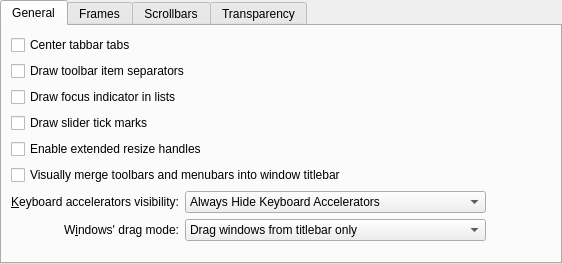
<?xml version="1.0" encoding="UTF-8"?>
<ui version="4.0">
 <class>BreezeStyleConfig</class>
 <widget class="QWidget" name="BreezeStyleConfig">
  <property name="geometry">
   <rect>
    <x>0</x>
    <y>0</y>
    <width>562</width>
    <height>264</height>
   </rect>
  </property>
  <property name="sizePolicy">
   <sizepolicy hsizetype="Preferred" vsizetype="Preferred">
    <horstretch>0</horstretch>
    <verstretch>0</verstretch>
   </sizepolicy>
  </property>
  <layout class="QVBoxLayout" name="verticalLayout_2">
   <property name="leftMargin">
    <number>0</number>
   </property>
   <property name="topMargin">
    <number>0</number>
   </property>
   <property name="rightMargin">
    <number>0</number>
   </property>
   <property name="bottomMargin">
    <number>0</number>
   </property>
   <item>
    <widget class="QTabWidget" name="tabWidget">
     <property name="currentIndex">
      <number>0</number>
     </property>
     <widget class="QWidget" name="tab">
      <attribute name="title">
       <string>General</string>
      </attribute>
      <layout class="QGridLayout" name="gridLayout">
       <item row="7" column="1">
        <widget class="QLabel" name="_windowDragLabel">
         <property name="sizePolicy">
          <sizepolicy hsizetype="Preferred" vsizetype="Preferred">
           <horstretch>0</horstretch>
           <verstretch>0</verstretch>
          </sizepolicy>
         </property>
         <property name="text">
          <string>W&amp;indows' drag mode:</string>
         </property>
         <property name="alignment">
          <set>Qt::AlignRight|Qt::AlignTrailing|Qt::AlignVCenter</set>
         </property>
         <property name="buddy">
          <cstring>_windowDragMode</cstring>
         </property>
        </widget>
       </item>
       <item row="2" column="1" colspan="4">
        <widget class="QCheckBox" name="_viewDrawFocusIndicator">
         <property name="text">
          <string>Draw focus indicator in lists</string>
         </property>
        </widget>
       </item>
       <item row="6" column="1">
        <widget class="QLabel" name="_mnemonicsLabel">
         <property name="text">
          <string>&amp;Keyboard accelerators visibility:</string>
         </property>
         <property name="alignment">
          <set>Qt::AlignRight|Qt::AlignTrailing|Qt::AlignVCenter</set>
         </property>
         <property name="buddy">
          <cstring>_mnemonicsMode</cstring>
         </property>
        </widget>
       </item>
       <item row="6" column="2" colspan="2">
        <widget class="QComboBox" name="_mnemonicsMode">
         <item>
          <property name="text">
           <string>Always Hide Keyboard Accelerators</string>
          </property>
         </item>
         <item>
          <property name="text">
           <string>Show Keyboard Accelerators When Needed</string>
          </property>
         </item>
         <item>
          <property name="text">
           <string>Always Show Keyboard Accelerators</string>
          </property>
         </item>
        </widget>
       </item>
       <item row="6" column="4">
        <spacer name="horizontalSpacer_3">
         <property name="orientation">
          <enum>Qt::Horizontal</enum>
         </property>
         <property name="sizeHint" stdset="0">
          <size>
           <width>65</width>
           <height>20</height>
          </size>
         </property>
        </spacer>
       </item>
       <item row="7" column="2" colspan="2">
        <widget class="QComboBox" name="_windowDragMode">
         <item>
          <property name="text">
           <string>Drag windows from titlebar only</string>
          </property>
         </item>
         <item>
          <property name="text">
           <string>Drag windows from titlebar, menubar and toolbars</string>
          </property>
         </item>
         <item>
          <property name="text">
           <string>Drag windows from all empty areas</string>
          </property>
         </item>
        </widget>
       </item>
       <item row="8" column="1" colspan="3">
        <spacer name="verticalSpacer">
         <property name="orientation">
          <enum>Qt::Vertical</enum>
         </property>
         <property name="sizeHint" stdset="0">
          <size>
           <width>20</width>
           <height>49</height>
          </size>
         </property>
        </spacer>
       </item>
       <item row="0" column="1" colspan="4">
        <widget class="QCheckBox" name="_tabBarDrawCenteredTabs">
         <property name="text">
          <string>Center tabbar tabs</string>
         </property>
        </widget>
       </item>
       <item row="1" column="1" colspan="4">
        <widget class="QCheckBox" name="_toolBarDrawItemSeparator">
         <property name="text">
          <string>Draw toolbar item separators</string>
         </property>
        </widget>
       </item>
       <item row="3" column="1" colspan="4">
        <widget class="QCheckBox" name="_sliderDrawTickMarks">
         <property name="text">
          <string>Draw slider tick marks</string>
         </property>
        </widget>
       </item>
       <item row="4" column="1" colspan="4">
        <widget class="QCheckBox" name="_splitterProxyEnabled">
         <property name="text">
          <string>Enable extended resize handles</string>
         </property>
        </widget>
       </item>
       <item row="5" column="1" colspan="4">
        <widget class="QCheckBox" name="_toolsAreaEnabled">
         <property name="text">
          <string>Visually merge toolbars and menubars into window titlebar</string>
         </property>
        </widget>
       </item>
      </layout>
     </widget>
     <widget class="QWidget" name="tab_3">
      <attribute name="title">
       <string>Frames</string>
      </attribute>
      <layout class="QVBoxLayout" name="verticalLayout_3">
       <item>
        <widget class="QCheckBox" name="_dockWidgetDrawFrame">
         <property name="text">
          <string>Draw frame around dockable panels</string>
         </property>
        </widget>
       </item>
       <item>
        <widget class="QCheckBox" name="_titleWidgetDrawFrame">
         <property name="text">
          <string>Draw frame around page titles</string>
         </property>
        </widget>
       </item>
       <item>
        <widget class="QCheckBox" name="_sidePanelDrawFrame">
         <property name="text">
          <string>Draw frame around side panels</string>
         </property>
        </widget>
       </item>
       <item>
        <widget class="QCheckBox" name="_menuItemDrawThinFocus">
         <property name="text">
          <string>Draw a thin line to indicate focus in menus and menubars</string>
         </property>
        </widget>
       </item>
       <item>
        <spacer name="verticalSpacer_3">
         <property name="orientation">
          <enum>Qt::Vertical</enum>
         </property>
         <property name="sizeHint" stdset="0">
          <size>
           <width>20</width>
           <height>117</height>
          </size>
         </property>
        </spacer>
       </item>
      </layout>
     </widget>
     <widget class="QWidget" name="tab_4">
      <attribute name="title">
       <string>Scrollbars</string>
      </attribute>
      <layout class="QGridLayout" name="gridLayout_6">
       <item row="1" column="2">
        <spacer name="horizontalSpacer_2">
         <property name="orientation">
          <enum>Qt::Horizontal</enum>
         </property>
         <property name="sizeHint" stdset="0">
          <size>
           <width>40</width>
           <height>20</height>
          </size>
         </property>
        </spacer>
       </item>
       <item row="1" column="0">
        <widget class="QLabel" name="_scrollBarAddLineLabel">
         <property name="text">
          <string>Bottom arrow button t&amp;ype:</string>
         </property>
         <property name="alignment">
          <set>Qt::AlignRight|Qt::AlignTrailing|Qt::AlignVCenter</set>
         </property>
         <property name="buddy">
          <cstring>_scrollBarAddLineButtons</cstring>
         </property>
        </widget>
       </item>
       <item row="0" column="0">
        <widget class="QLabel" name="_scrollBarSubLineLabel">
         <property name="text">
          <string>&amp;Top arrow button type:</string>
         </property>
         <property name="alignment">
          <set>Qt::AlignRight|Qt::AlignTrailing|Qt::AlignVCenter</set>
         </property>
         <property name="buddy">
          <cstring>_scrollBarSubLineButtons</cstring>
         </property>
        </widget>
       </item>
       <item row="0" column="1">
        <widget class="QComboBox" name="_scrollBarSubLineButtons">
         <item>
          <property name="text">
           <string>No Buttons</string>
          </property>
         </item>
         <item>
          <property name="text">
           <string>One Button</string>
          </property>
         </item>
         <item>
          <property name="text">
           <string>Two Buttons</string>
          </property>
         </item>
        </widget>
       </item>
       <item row="1" column="1">
        <widget class="QComboBox" name="_scrollBarAddLineButtons">
         <item>
          <property name="text">
           <string>No Buttons</string>
          </property>
         </item>
         <item>
          <property name="text">
           <string>One Button</string>
          </property>
         </item>
         <item>
          <property name="text">
           <string>Two Buttons</string>
          </property>
         </item>
        </widget>
       </item>
       <item row="2" column="0" colspan="3">
        <spacer name="verticalSpacer_4">
         <property name="orientation">
          <enum>Qt::Vertical</enum>
         </property>
         <property name="sizeHint" stdset="0">
          <size>
           <width>20</width>
           <height>40</height>
          </size>
         </property>
        </spacer>
       </item>
      </layout>
     </widget>
     <widget class="QWidget" name="tab_5">
      <attribute name="title">
       <string>Transparency</string>
      </attribute>
      <layout class="QGridLayout" name="gridLayout_2">
       <item row="10" column="1">
        <spacer name="verticalSpacer_5">
         <property name="orientation">
          <enum>Qt::Vertical</enum>
         </property>
         <property name="sizeHint" stdset="0">
          <size>
           <width>20</width>
           <height>40</height>
          </size>
         </property>
        </spacer>
       </item>
       <item row="1" column="1">
        <layout class="QHBoxLayout" name="horizontalLayout_2">
         <item>
          <widget class="QLabel" name="_menuOpacityTransparentLabel">
           <property name="text">
            <string>Transparent</string>
           </property>
          </widget>
         </item>
         <item>
          <spacer name="horizontalSpacer_6">
           <property name="orientation">
            <enum>Qt::Horizontal</enum>
           </property>
           <property name="sizeHint" stdset="0">
            <size>
             <width>40</width>
             <height>20</height>
            </size>
           </property>
          </spacer>
         </item>
         <item>
          <widget class="QLabel" name="_menuOpacityOpaqueLabel">
           <property name="sizePolicy">
            <sizepolicy hsizetype="Minimum" vsizetype="Preferred">
             <horstretch>0</horstretch>
             <verstretch>0</verstretch>
            </sizepolicy>
           </property>
           <property name="text">
            <string>Opaque</string>
           </property>
          </widget>
         </item>
        </layout>
       </item>
       <item row="7" column="0" colspan="2">
        <layout class="QHBoxLayout" name="horizontalLayout">
         <item>
          <widget class="QLabel" name="_menuGroupDescription">
           <property name="text">
            <string>Menu:</string>
           </property>
          </widget>
         </item>
         <item>
          <widget class="QSlider" name="_menuOpacity">
           <property name="minimum">
            <number>0</number>
           </property>
           <property name="maximum">
            <number>100</number>
           </property>
           <property name="singleStep">
            <number>1</number>
           </property>
           <property name="pageStep">
            <number>10</number>
           </property>
           <property name="value">
            <number>100</number>
           </property>
           <property name="orientation">
            <enum>Qt::Horizontal</enum>
           </property>
           <property name="invertedAppearance">
            <bool>false</bool>
           </property>
           <property name="invertedControls">
            <bool>false</bool>
           </property>
           <property name="tickPosition">
            <enum>QSlider::TicksBelow</enum>
           </property>
           <property name="tickInterval">
            <number>10</number>
           </property>
          </widget>
         </item>
        </layout>
       </item>
       <item row="1" column="0">
        <spacer name="horizontalSpacer_5">
         <property name="orientation">
          <enum>Qt::Horizontal</enum>
         </property>
         <property name="sizeType">
          <enum>QSizePolicy::Fixed</enum>
         </property>
         <property name="sizeHint" stdset="0">
          <size>
           <width>40</width>
           <height>20</height>
          </size>
         </property>
        </spacer>
       </item>
       <item row="9" column="0" colspan="2">
        <spacer name="horizontalSpacer_4">
         <property name="orientation">
          <enum>Qt::Horizontal</enum>
         </property>
         <property name="sizeType">
          <enum>QSizePolicy::Preferred</enum>
         </property>
         <property name="sizeHint" stdset="0">
          <size>
           <width>542</width>
           <height>20</height>
          </size>
         </property>
        </spacer>
       </item>
      </layout>
     </widget>
    </widget>
   </item>
  </layout>
 </widget>
 <tabstops>
  <tabstop>tabWidget</tabstop>
  <tabstop>_tabBarDrawCenteredTabs</tabstop>
  <tabstop>_toolBarDrawItemSeparator</tabstop>
  <tabstop>_sliderDrawTickMarks</tabstop>
  <tabstop>_splitterProxyEnabled</tabstop>
  <tabstop>_mnemonicsMode</tabstop>
  <tabstop>_windowDragMode</tabstop>
  <tabstop>_dockWidgetDrawFrame</tabstop>
  <tabstop>_titleWidgetDrawFrame</tabstop>
  <tabstop>_sidePanelDrawFrame</tabstop>
  <tabstop>_menuItemDrawThinFocus</tabstop>
  <tabstop>_scrollBarSubLineButtons</tabstop>
  <tabstop>_scrollBarAddLineButtons</tabstop>
 </tabstops>
 <resources/>
 <connections>
 </connections>
</ui>
